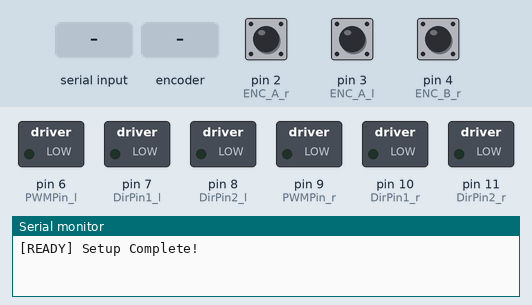
Simulated run of this sketch. Board: Arduino Mega 2560, built with avr-gcc and run on an emulated ATmega2560. Shown: switched loads named in the sketch (green lamp = pin HIGH), the last lines printed to the serial monitor. The test bench sets the inputs (shaded band); at power-on: pin 2 (ENC_A_r) HIGH, pin 3 (ENC_A_l) HIGH, pin 4 (ENC_B_r) HIGH.

Above: at 1.2 s.
1.3 s: "D90\n" received over the second serial link
At 2.5 s:
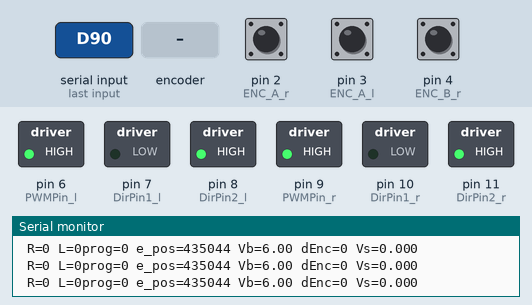
2.8 s: rotary encoder on pin 2 (ENC_A_r) / pin 4 (ENC_B_r) turned 1 step (first pin leading)
At 3.9 s:
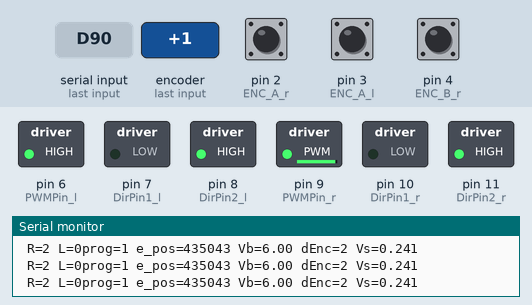
4.5 s: rotary encoder on pin 2 (ENC_A_r) / pin 4 (ENC_B_r) turned 2 steps (second pin leading)
At 6.0 s:
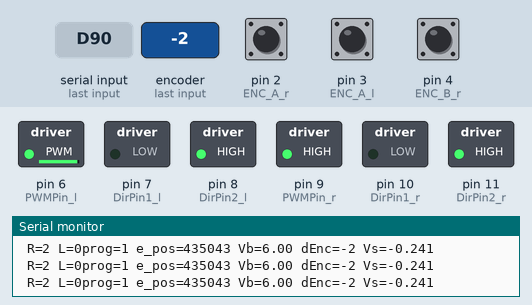
6.4 s: "d90\n" received over the second serial link
At 7.4 s:
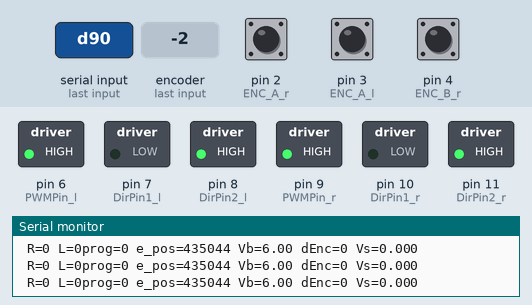
9.4 s: "S90\n" received over the second serial link
At 10.1 s:
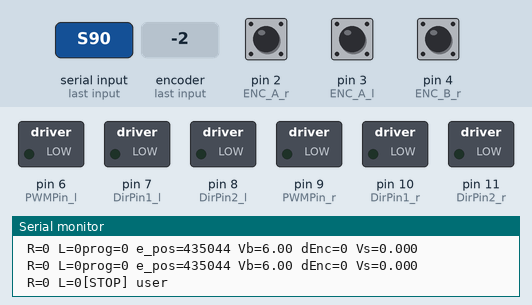
Timing chart, 0 to 11.9 s (numbered marks = the images above; inputs shaded):
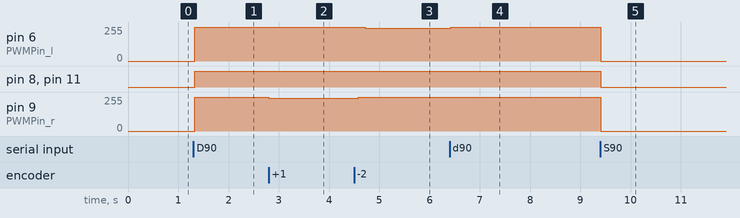

The sketch:

test1.ino
```cpp
#include <Arduino.h>

#define PI_F 3.1416f

const byte PWMPin_r = 9; // 오른쪽 모터 PWM 핀
const byte DirPin1_r = 10; // 오른쪽 모터 방향 제어 핀1
const byte DirPin2_r = 11; // 오른쪽 모터 방향 제어 핀2
const byte ENC_A_r = 2; // 오른쪽 엔코더 A 채널 (인터럽트 핀)
const byte ENC_B_r = 4; // 오른쪽 엔코더 B 채널

const byte PWMPin_l = 6; // 왼쪽 모터 PWM 핀
const byte DirPin1_l = 7; // 왼쪽 모터 방향 제어 핀1
const byte DirPin2_l = 8; // 왼쪽 모터 방향 제어 핀2
const byte ENC_A_l = 3; // 왼쪽 엔코더 A 채널 (인터럽트 핀)
const byte ENC_B_l = 5; // 왼쪽 엔코더 B 채널

// 엔코더 카운트 방향 반전 여부
const bool INVERT_ENC_R = true; // 오른쪽
const bool INVERT_ENC_L = true; // 왼쪽

// 모터 회전 방향 반전 여부
const bool REVERSE_MOTOR_R = true; // 오른쪽
const bool REVERSE_MOTOR_L = true; // 왼쪽

const float WHEEL_R = 0.034f; // 바퀴 반지름
const float WHEEL_L = 0.2f; // 좌우 바퀴 사이 거리
const float PPR = 1012.0f; // 1회전당 엔코더 펄스

const float COUNT_PER_M_CAL = 1.0204f;
const float COUNT_PER_M = (PPR / (2.0f * PI_F * WHEEL_R)) * COUNT_PER_M_CAL; // 1m당 엔코더 카운트 수
const long STOP_TOL_CNT = 35; // 정지 허용 카운트 오차

// 거리 이동 PID 튜닝
float kp_pos = 0.1;
float ki_pos = 0.0004f;
float kd_pos = 0.015f;

// 좌우 엔코더 차이 PID 튜닝
float kp_sync = 20.0f;
float ki_sync = 0.00f;
float kd_sync = 0.00f;
const float V_SYNC_LIMIT = 0.241f; // 동기화 보정 전압의 최대 크기 제한

// 모터 전압 범위
const float V_MAX = 6.0f;
const float V_MIN = -6.0f;

// 오른쪽,왼쪽 엔코더 카운트
volatile long EncoderCount_r = 0;
volatile long EncoderCount_l = 0;

// 주행 상태
enum DriveState
{
  ST_IDLE, // 대기 상태
  ST_RUN, // 주행 중
  ST_DONE // 목표 도달 완료
};
DriveState driveState = ST_IDLE; // 처음에는 대기 상태로 시작

// 주행 시작 순간 오른쪽, 왼쪽 엔코더 값
long startCount_r = 0;
long startCount_l = 0;

long targetCount = 0; // 목표 이동거리를 엔코더 카운트로 환산한 값
float driveSign = 1.0f; // +1: 전진, -1: 후진

float e_pos_prev = 0; // 이전 위치 오차
float inte_pos = 0; // 위치 오차 누적값

float e_sync_prev = 0; // 이전 좌우 차이 오차
float inte_sync = 0;   // 좌우 차이 오차 누적값

const unsigned long PID_INTERVAL_MS = 20; // PID 계산 주기(50 Hz)
unsigned long lastPidMs = 0; // 마지막으로 PID 계산한 시간

String inputPi = ""; // 라즈베리파이에서 들어온 명령

// 오른쪽 엔코더 인터럽트 함수
void ISR_Encoder_A_r()
{
  bool pinA = digitalRead(ENC_A_r); // A 채널의 현재 상태
  bool pinB = digitalRead(ENC_B_r); // B 채널의 현재 상태
  int delta;
  if (pinA == HIGH)
    delta = (pinB == LOW) ? -1 : 1;
  else
    delta = (pinB == HIGH) ? -1 : 1;
  if (INVERT_ENC_R)
    delta = -delta;
  EncoderCount_r += delta; // 엔코더 카운트 업데이트
}

// 왼쪽 엔코더 인터럽트 함수
void ISR_Encoder_A_l()
{
  bool pinA = digitalRead(ENC_A_l);
  bool pinB = digitalRead(ENC_B_l);
  int delta;
  if (pinA == HIGH)
    delta = (pinB == LOW) ? -1 : 1;
  else
    delta = (pinB == HIGH) ? -1 : 1;
  if (INVERT_ENC_L)
    delta = -delta;
  EncoderCount_l += delta;
}

// 오른쪽 모터 제어
static inline void writeDriver_r(float V)
{
  V = constrain(V, V_MIN, V_MAX);
  // 전압 크기를 PWM 값으로 변환 (0~255)
  int PWMval = constrain((int)(255.0f * fabs(V) / V_MAX), 0, 255);

  // 전압이 0이면 정지
  if (V == 0.0f)
  {
    digitalWrite(DirPin1_r, LOW);
    digitalWrite(DirPin2_r, LOW);
  }
  else
  {
    bool forward = (V > 0) ^ REVERSE_MOTOR_R;
    digitalWrite(DirPin1_r, forward ? HIGH : LOW);
    digitalWrite(DirPin2_r, forward ? LOW : HIGH);
  }
  analogWrite(PWMPin_r, PWMval);
}

// 왼쪽 모터 제어
static inline void writeDriver_l(float V)
{
  V = constrain(V, V_MIN, V_MAX);
  int PWMval = constrain((int)(255.0f * fabs(V) / V_MAX), 0, 255);
  if (V == 0.0f)
  {
    digitalWrite(DirPin1_l, LOW);
    digitalWrite(DirPin2_l, LOW);
  }
  else
  {
    bool forward = (V > 0) ^ REVERSE_MOTOR_L;
    digitalWrite(DirPin1_l, forward ? HIGH : LOW);
    digitalWrite(DirPin2_l, forward ? LOW : HIGH);
  }
  analogWrite(PWMPin_l, PWMval);
}

// 직진 주행 시작
void startStraightDrive(float distance_m)
{
  if (fabs(distance_m) < 0.001f)
  {
    Serial.println("[ERR] distance too small");
    return;
  }
  // 입력 거리가 양수면 전진, 음수면 후진
  driveSign = (distance_m >= 0.0f) ? 1.0f : -1.0f;

  noInterrupts();
  startCount_r = EncoderCount_r;
  startCount_l = EncoderCount_l;
  interrupts();

  // 입력 거리를 엔코더 카운트로 환산
  targetCount = (long)(fabs(distance_m) * COUNT_PER_M);

  e_pos_prev = (float)targetCount; // 초기 위치 오차 설정 (목표 카운트에서 시작)

  // PID 제어 변수 초기화
  inte_pos = 0;
  e_sync_prev = 0;
  inte_sync = 0;

  lastPidMs = millis(); // PID 시작 시간 초기화
  driveState = ST_RUN;  // 주행 상태를 RUN으로 설정

  // 입력 거리 출력
  Serial.print("[START] d=");
  Serial.print(distance_m, 4);
  // 목표 카운트 출력
  Serial.print(" m  target_cnt=");
  Serial.println(targetCount);
}

// 로봇 정지 및 상태 초기화
void stopAll(const char *reason)
{
  // 오른쪽,왼쪽 모터 모두 정지
  writeDriver_r(0);
  writeDriver_l(0);

  // PID 제어 변수 초기화
  inte_pos = 0;
  inte_sync = 0;

  driveState = ST_IDLE; // 대기 상태로 전환

  // 정지 이유 출력
  Serial.print("[STOP] ");
  Serial.println(reason);
}

// 라즈베리파이나 PC에서 받은 문자열 명령 처리
void processCommand(String s)
{
  s.trim(); // 앞뒤 공백, 줄바꿈 제거
  if (s.length() == 0)
    return;

  char c0 = s.charAt(0);
  if (c0 == 'D' || c0 == 'd')
  {
    float dist = s.substring(1).toFloat();
    if (dist == 0.0f)
    {
      Serial.println("[ERR] zero distance");
      return;
    }
    startStraightDrive(dist); // 주행 시작
  }
  else if (c0 == 'S' || c0 == 's')
  {
    stopAll("user");
    //Serial1.println("STOPPED"); // 라즈베리파이에 정지 메시지 전송
  }
  else
  {
    Serial.println("[ERR] use 'D <m>' or 'S'");
  }
}

// 시리얼1에서 한 줄씩 읽어서 명령 처리
void readSerial1Line()
{
  while (Serial1.available())
  {
    char c = (char)Serial1.read();
    if (c == '\n' || c == '\r')
    {
      if (inputPi.length() > 0)
      {
        processCommand(inputPi);
        inputPi = "";
      }
    }
    else if (inputPi.length() < 32)
      inputPi += c;
  }
}
void setup()
{
  Serial.begin(9600);
  Serial1.begin(9600); // 라즈베리파이와의 시리얼 통신 시작

  pinMode(ENC_A_r, INPUT_PULLUP); // 오른쪽 엔코더 A 채널
  pinMode(ENC_B_r, INPUT_PULLUP); // 오른쪽 엔코더 B 채널

  pinMode(ENC_A_l, INPUT_PULLUP); // 왼쪽 엔코더 A 채널
  pinMode(ENC_B_l, INPUT_PULLUP); // 왼쪽 엔코더 B 채널

  attachInterrupt(digitalPinToInterrupt(ENC_A_r), ISR_Encoder_A_r, CHANGE); // 오른쪽 엔코더 A 채널 인터럽트 설정
  attachInterrupt(digitalPinToInterrupt(ENC_A_l), ISR_Encoder_A_l, CHANGE); // 왼쪽 엔코더 A 채널 인터럽트 설정

  pinMode(PWMPin_r, OUTPUT);  // 오른쪽 모터 PWM 핀
  pinMode(DirPin1_r, OUTPUT); // 오른쪽 모터 방향 제어 핀1
  pinMode(DirPin2_r, OUTPUT); // 오른쪽 모터 방향 제어 핀2

  pinMode(PWMPin_l, OUTPUT);  // 왼쪽 모터 PWM 핀
  pinMode(DirPin1_l, OUTPUT); // 왼쪽 모터 방향 제어 핀1
  pinMode(DirPin2_l, OUTPUT); // 왼쪽 모터 방향 제어 핀2

  inputPi.reserve(40);

  writeDriver_r(0); // 오른쪽 모터 정지
  writeDriver_l(0); // 왼쪽 모터 정지

  Serial.println(F("[READY] Setup Complete!"));
}

void loop()
{
  readSerial1Line(); // 라즈베리파이에서 명령 읽기

  unsigned long now = millis(); // 현재 시간 (ms)
  if (now - lastPidMs < PID_INTERVAL_MS)
    return;
  float dt_s = (now - lastPidMs) / 1000.0f; // 지난 PID 계산
  if (dt_s < 0.001f)
    dt_s = 0.001f;
  lastPidMs = now; // 이번 PID 계산 시간 업데이트

  long enc_r, enc_l; // 오른쪽, 왼쪽 엔코더 카운트 읽기
  noInterrupts();
  enc_r = EncoderCount_r;
  enc_l = EncoderCount_l;
  interrupts();

  // 대기 상태이거나 도착 완료 상태이면 정지
  if (driveState == ST_IDLE || driveState == ST_DONE)
  {
    writeDriver_r(0);
    writeDriver_l(0);
    return;
  }

  // 양쪽 엔코더의 이동거리 평균 계산
  long progR = labs(enc_r - startCount_r);
  long progL = labs(enc_l - startCount_l);
  long progAvg = (progR + progL) / 2;

  // 남은 거리 오차
  float e_pos = (float)(targetCount - progAvg);

  // 남은 오차가 허용 범위 이하인 경우
  if (e_pos <= (float)STOP_TOL_CNT)
  {
    // 정지
    writeDriver_r(0);
    writeDriver_l(0);
    driveState = ST_DONE;

    // 라즈베리파이에 보낼 문자열 생성
    float dist_avg = 0.5f * (progR + progL) / COUNT_PER_M; // 좌우 평균 이동 카운트를 거리로 환산
    char buf[64];
    snprintf(buf, sizeof(buf), "DONE %ld %ld %.4f", progR, progL, dist_avg);
    //Serial1.println(buf); // 라즈베리파이에 메시지 전송
    return;
  }

  // 위치 PID 제어
  inte_pos += e_pos * dt_s; // 위치 오차 누적값 업데이트
  inte_pos = constrain(inte_pos, -20000.0f, 20000.0f); // 누적오차 제한
  float d_pos = (e_pos - e_pos_prev) / dt_s; // 위치 오차 변화률
  float V_base = kp_pos * e_pos + ki_pos * inte_pos + kd_pos * d_pos; // 위치 PID 제어로 기본 모터 전압 계산
  V_base = constrain(V_base * driveSign, V_MIN, V_MAX); // 모터 전압 범위로 제한
  e_pos_prev = e_pos; // 위치 오차 저장

  // 좌우 엔코더 차이 PID 제어
  long delta_enc = (enc_r - startCount_r) - (enc_l - startCount_l); // 오른쪽과 왼쪽 엔코더의 이동거리 차이 계산
  float e_sync = (float)delta_enc * driveSign;
  inte_sync += e_sync * dt_s; // 좌우 차이 오차 누적값 업데이트
  inte_sync = constrain(inte_sync, -2000.0f, 2000.0f); // 누적오차 제한
  float d_sync = (e_sync - e_sync_prev) / dt_s; // 좌우 차이 오차 변화률
  float V_sync = constrain(kp_sync * e_sync + ki_sync * inte_sync + kd_sync * d_sync, -V_SYNC_LIMIT, V_SYNC_LIMIT); // 좌우 모터에 줄 보정 전압 계산 및 제한
  e_sync_prev = e_sync; // 좌우 차이 오차 저장

  writeDriver_r(constrain(V_base - V_sync * driveSign, V_MIN, V_MAX)); // 오른쪽 모터 최종 전압 명령
  writeDriver_l(constrain(V_base + V_sync * driveSign, V_MIN, V_MAX)); // 왼쪽 모터 최종 전압 명령

  // 디버그 출력
  static unsigned long lastLogMs = 0;
  if (now - lastLogMs > 200)
  {
    lastLogMs = now;
    Serial.print(F("prog="));
    Serial.print(progAvg);
    Serial.print(F(" e_pos="));
    Serial.print(e_pos, 0);
    Serial.print(F(" Vb="));
    Serial.print(V_base, 2);
    Serial.print(F(" dEnc="));
    Serial.print(delta_enc);
    Serial.print(F(" Vs="));
    Serial.println(V_sync, 3);
    Serial.print(F(" R="));
    Serial.print(progR);
    Serial.print(F(" L="));
    Serial.print(progL);
  }
}
```

Measured:
- after the input at 1.3 s, pin 6 (PWMPin_l), pin 9 (PWMPin_r): 0/255 → 255/255 at once; pin 8 (DirPin2_l), pin 11 (DirPin2_r): LOW → HIGH at once
- after the input at 2.8 s, pin 9 (PWMPin_r): 255/255 → 244/255 at once
- after the input at 4.5 s, pin 6 (PWMPin_l): 255/255 → 244/255 after 0.23 s; pin 9 (PWMPin_r): 244/255 → 255/255 after 0.09 s
- after the input at 6.4 s, pin 6 (PWMPin_l): 244/255 → 255/255 at once
- after the input at 9.4 s, pin 6 (PWMPin_l), pin 9 (PWMPin_r): 255/255 → 0/255 at once; pin 8 (DirPin2_l), pin 11 (DirPin2_r): HIGH → LOW at once
